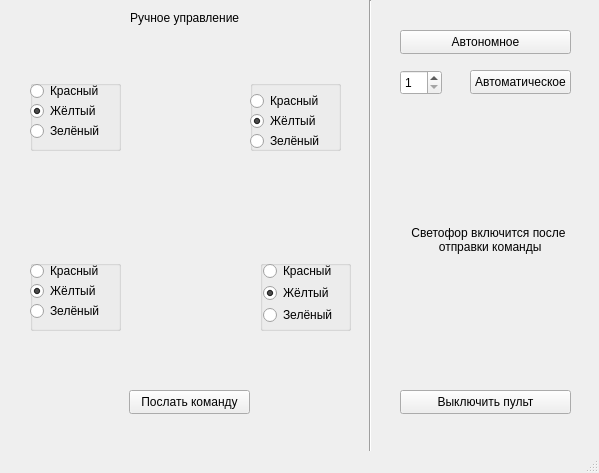
<?xml version="1.0" encoding="UTF-8"?>
<ui version="4.0">
 <class>TRemoteInterface</class>
 <widget class="QMainWindow" name="TRemoteInterface">
  <property name="geometry">
   <rect>
    <x>0</x>
    <y>0</y>
    <width>599</width>
    <height>473</height>
   </rect>
  </property>
  <property name="windowTitle">
   <string>TRemoteInterface</string>
  </property>
  <widget class="QWidget" name="centralwidget">
   <widget class="Line" name="line">
    <property name="geometry">
     <rect>
      <x>360</x>
      <y>0</y>
      <width>21</width>
      <height>481</height>
     </rect>
    </property>
    <property name="orientation">
     <enum>Qt::Vertical</enum>
    </property>
   </widget>
   <widget class="QLabel" name="label_mnual">
    <property name="geometry">
     <rect>
      <x>130</x>
      <y>10</y>
      <width>111</width>
      <height>16</height>
     </rect>
    </property>
    <property name="text">
     <string>Ручное управление</string>
    </property>
   </widget>
   <widget class="QPushButton" name="yellowButton">
    <property name="geometry">
     <rect>
      <x>400</x>
      <y>30</y>
      <width>171</width>
      <height>24</height>
     </rect>
    </property>
    <property name="text">
     <string>Автономное</string>
    </property>
   </widget>
   <widget class="QSpinBox" name="timeBox">
    <property name="geometry">
     <rect>
      <x>400</x>
      <y>70</y>
      <width>42</width>
      <height>25</height>
     </rect>
    </property>
    <property name="minimum">
     <number>1</number>
    </property>
   </widget>
   <widget class="QPushButton" name="autoButton">
    <property name="geometry">
     <rect>
      <x>470</x>
      <y>70</y>
      <width>101</width>
      <height>24</height>
     </rect>
    </property>
    <property name="text">
     <string>Автоматическое</string>
    </property>
   </widget>
   <widget class="QPushButton" name="offButton">
    <property name="geometry">
     <rect>
      <x>400</x>
      <y>390</y>
      <width>171</width>
      <height>24</height>
     </rect>
    </property>
    <property name="text">
     <string>Выключить пульт</string>
    </property>
   </widget>
   <widget class="QLabel" name="label_but_picture">
    <property name="geometry">
     <rect>
      <x>18</x>
      <y>39</y>
      <width>341</width>
      <height>341</height>
     </rect>
    </property>
    <property name="text">
     <string/>
    </property>
    <property name="pixmap">
     <pixmap resource="remote_ui.qrc">:/pic/frame</pixmap>
    </property>
    <property name="scaledContents">
     <bool>true</bool>
    </property>
   </widget>
   <widget class="QPushButton" name="manualButton">
    <property name="geometry">
     <rect>
      <x>129</x>
      <y>390</y>
      <width>121</width>
      <height>24</height>
     </rect>
    </property>
    <property name="text">
     <string>Послать команду</string>
    </property>
   </widget>
   <widget class="QLabel" name="output">
    <property name="geometry">
     <rect>
      <x>408</x>
      <y>99</y>
      <width>161</width>
      <height>281</height>
     </rect>
    </property>
    <property name="text">
     <string>Светофор включится после 
 отправки команды</string>
    </property>
    <property name="alignment">
     <set>Qt::AlignCenter</set>
    </property>
   </widget>
   <widget class="QGroupBox" name="brBox">
    <property name="geometry">
     <rect>
      <x>260</x>
      <y>260</y>
      <width>91</width>
      <height>71</height>
     </rect>
    </property>
    <property name="title">
     <string/>
    </property>
    <widget class="QWidget" name="layoutWidget">
     <property name="geometry">
      <rect>
       <x>-5</x>
       <y>-1</y>
       <width>91</width>
       <height>71</height>
      </rect>
     </property>
     <layout class="QVBoxLayout" name="verticalLayout">
      <property name="spacing">
       <number>0</number>
      </property>
      <property name="leftMargin">
       <number>8</number>
      </property>
      <item>
       <widget class="QRadioButton" name="br_red">
        <property name="text">
         <string>Красный</string>
        </property>
       </widget>
      </item>
      <item>
       <widget class="QRadioButton" name="br_yellow">
        <property name="text">
         <string>Жёлтый</string>
        </property>
        <property name="checked">
         <bool>true</bool>
        </property>
       </widget>
      </item>
      <item>
       <widget class="QRadioButton" name="br_green">
        <property name="text">
         <string>Зелёный</string>
        </property>
       </widget>
      </item>
     </layout>
    </widget>
   </widget>
   <widget class="QGroupBox" name="blBox">
    <property name="geometry">
     <rect>
      <x>30</x>
      <y>260</y>
      <width>91</width>
      <height>71</height>
     </rect>
    </property>
    <property name="title">
     <string/>
    </property>
    <widget class="QRadioButton" name="bl_red">
     <property name="geometry">
      <rect>
       <x>0</x>
       <y>0</y>
       <width>91</width>
       <height>22</height>
      </rect>
     </property>
     <property name="text">
      <string>Красный</string>
     </property>
    </widget>
    <widget class="QRadioButton" name="bl_yellow">
     <property name="geometry">
      <rect>
       <x>0</x>
       <y>20</y>
       <width>91</width>
       <height>22</height>
      </rect>
     </property>
     <property name="text">
      <string>Жёлтый</string>
     </property>
     <property name="checked">
      <bool>true</bool>
     </property>
    </widget>
    <widget class="QRadioButton" name="bl_green">
     <property name="geometry">
      <rect>
       <x>0</x>
       <y>40</y>
       <width>91</width>
       <height>22</height>
      </rect>
     </property>
     <property name="text">
      <string>Зелёный</string>
     </property>
    </widget>
   </widget>
   <widget class="QGroupBox" name="ulBox">
    <property name="geometry">
     <rect>
      <x>30</x>
      <y>80</y>
      <width>91</width>
      <height>71</height>
     </rect>
    </property>
    <property name="title">
     <string/>
    </property>
    <widget class="QRadioButton" name="ul_red">
     <property name="geometry">
      <rect>
       <x>0</x>
       <y>0</y>
       <width>91</width>
       <height>22</height>
      </rect>
     </property>
     <property name="text">
      <string>Красный</string>
     </property>
    </widget>
    <widget class="QRadioButton" name="ul_yellow">
     <property name="geometry">
      <rect>
       <x>0</x>
       <y>20</y>
       <width>91</width>
       <height>22</height>
      </rect>
     </property>
     <property name="text">
      <string>Жёлтый</string>
     </property>
     <property name="checked">
      <bool>true</bool>
     </property>
    </widget>
    <widget class="QRadioButton" name="ul_green">
     <property name="geometry">
      <rect>
       <x>0</x>
       <y>40</y>
       <width>91</width>
       <height>22</height>
      </rect>
     </property>
     <property name="text">
      <string>Зелёный</string>
     </property>
    </widget>
   </widget>
   <widget class="QGroupBox" name="urBox">
    <property name="geometry">
     <rect>
      <x>250</x>
      <y>80</y>
      <width>91</width>
      <height>71</height>
     </rect>
    </property>
    <property name="title">
     <string/>
    </property>
    <widget class="QRadioButton" name="ur_yellow">
     <property name="geometry">
      <rect>
       <x>0</x>
       <y>30</y>
       <width>91</width>
       <height>22</height>
      </rect>
     </property>
     <property name="text">
      <string>Жёлтый</string>
     </property>
     <property name="checked">
      <bool>true</bool>
     </property>
    </widget>
    <widget class="QRadioButton" name="ur_green">
     <property name="geometry">
      <rect>
       <x>0</x>
       <y>50</y>
       <width>91</width>
       <height>22</height>
      </rect>
     </property>
     <property name="text">
      <string>Зелёный</string>
     </property>
    </widget>
    <widget class="QRadioButton" name="ur_red">
     <property name="geometry">
      <rect>
       <x>0</x>
       <y>10</y>
       <width>91</width>
       <height>22</height>
      </rect>
     </property>
     <property name="text">
      <string>Красный</string>
     </property>
    </widget>
   </widget>
  </widget>
  <widget class="QMenuBar" name="menubar">
   <property name="geometry">
    <rect>
     <x>0</x>
     <y>0</y>
     <width>599</width>
     <height>22</height>
    </rect>
   </property>
  </widget>
  <widget class="QStatusBar" name="statusbar"/>
 </widget>
 <tabstops>
  <tabstop>timeBox</tabstop>
  <tabstop>autoButton</tabstop>
  <tabstop>offButton</tabstop>
  <tabstop>ul_red</tabstop>
  <tabstop>ul_yellow</tabstop>
  <tabstop>ul_green</tabstop>
  <tabstop>ur_red</tabstop>
  <tabstop>ur_yellow</tabstop>
  <tabstop>ur_green</tabstop>
  <tabstop>br_green</tabstop>
  <tabstop>bl_red</tabstop>
  <tabstop>br_yellow</tabstop>
  <tabstop>br_red</tabstop>
  <tabstop>bl_green</tabstop>
  <tabstop>bl_yellow</tabstop>
  <tabstop>manualButton</tabstop>
  <tabstop>yellowButton</tabstop>
 </tabstops>
 <resources>
  <include location="remote_ui.qrc"/>
 </resources>
 <connections>
  <connection>
   <sender>manualButton</sender>
   <signal>clicked()</signal>
   <receiver>TRemoteInterface</receiver>
   <slot>manualBt()</slot>
   <hints>
    <hint type="sourcelabel">
     <x>225</x>
     <y>423</y>
    </hint>
    <hint type="destinationlabel">
     <x>291</x>
     <y>426</y>
    </hint>
   </hints>
  </connection>
  <connection>
   <sender>yellowButton</sender>
   <signal>clicked()</signal>
   <receiver>TRemoteInterface</receiver>
   <slot>yellowBt()</slot>
   <hints>
    <hint type="sourcelabel">
     <x>505</x>
     <y>65</y>
    </hint>
    <hint type="destinationlabel">
     <x>525</x>
     <y>36</y>
    </hint>
   </hints>
  </connection>
  <connection>
   <sender>autoButton</sender>
   <signal>clicked()</signal>
   <receiver>TRemoteInterface</receiver>
   <slot>autoBt()</slot>
   <hints>
    <hint type="sourcelabel">
     <x>534</x>
     <y>104</y>
    </hint>
    <hint type="destinationlabel">
     <x>588</x>
     <y>102</y>
    </hint>
   </hints>
  </connection>
  <connection>
   <sender>offButton</sender>
   <signal>clicked()</signal>
   <receiver>TRemoteInterface</receiver>
   <slot>offBt()</slot>
   <hints>
    <hint type="sourcelabel">
     <x>434</x>
     <y>430</y>
    </hint>
    <hint type="destinationlabel">
     <x>469</x>
     <y>448</y>
    </hint>
   </hints>
  </connection>
 </connections>
 <slots>
  <slot>manualBt()</slot>
  <slot>yellowBt()</slot>
  <slot>autoBt()</slot>
  <slot>offBt()</slot>
 </slots>
</ui>
